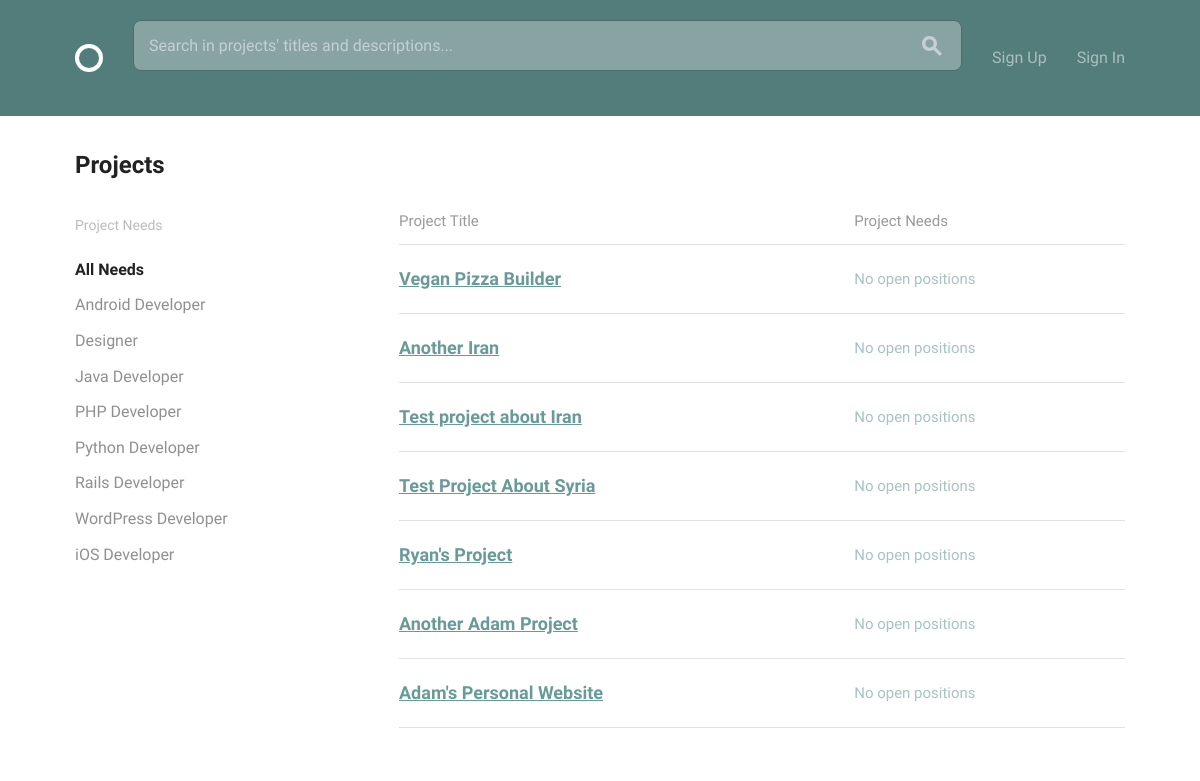
Before: / with the older database file.
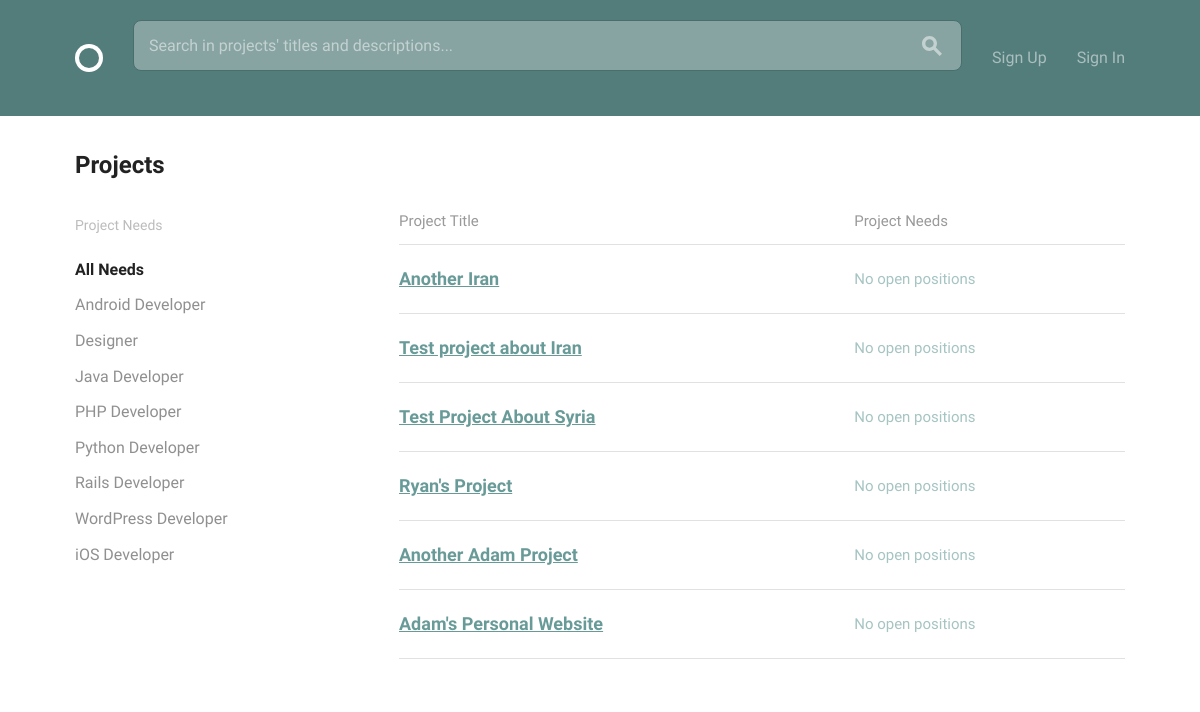
After: the same page with the newer database file.
### projects/models.py (models this page shows, shortened)
class Project(models.Model):
    owner = models.ForeignKey(settings.AUTH_USER_MODEL)
    created_at = models.DateTimeField(auto_now_add=True)
    title = models.CharField(max_length=200)
    description = models.TextField()
    requirements = models.TextField(blank=True)
    timeline = models.CharField(max_length=200, blank=True)
    complete = models.BooleanField(default=False)
    class Meta:
        ordering = ['-created_at']

### teambuilder/views.py (the view)
# urls.py: url(r'^$', views.HomeView.as_view(), name='home'),
class HomeView(generic.TemplateView):
    template_name = "projects/projects.html"
    def get_context_data(self, **kwargs):
        context = super().get_context_data(**kwargs)
        context['projects'] = Project.objects.all()
        return context

### projects/templates/projects/projects.html (shortened to what this page needs)
{% extends "layout.html" %}
{% load static from staticfiles %}
{% block content %}
  <div class="bounds circle--page">
    <div class="circle--page--header circle--fluid">
      <div class="circle--fluid--cell circle--fluid--primary">
        <h2>Projects</h2>
      </div>
      <div class="circle--fluid--cell circle--fluid--secondary">
      </div>
    </div>
    <div class="grid-25">
      <div class="circle--filter circle--secondary--module">
        <h4>Project Needs</h4>
        <ul class="circle--filter--list">
          <li><a class="selected">All Needs</a></li>
          <li><a href="{% url 'projects:by_skill' skill='android' %}">Android Developer</a></li>
          <li><a href="{% url 'projects:by_skill' skill='designer' %}">Designer</a></li>
          <li><a href="{% url 'projects:by_skill' skill='java' %}">Java Developer</a></li>
          <li><a href="{% url 'projects:by_skill' skill='php' %}">PHP Developer</a></li>
          <li><a href="{% url 'projects:by_skill' skill='python' %}">Python Developer</a></li>
          <li><a href="{% url 'projects:by_skill' skill='rails' %}">Rails Developer</a></li>
          <li><a href="{% url 'projects:by_skill' skill='wordpress' %}">WordPress Developer</a></li>
          <li><a href="{% url 'projects:by_skill' skill='ios' %}">iOS Developer</a></li>
        </ul>
      </div>
    </div>
    <div class="grid-70 grid-push-5">
      <table class="u-full-width circle--table">
        <thead>
          <tr>
            <th>Project Title</th>
            <th class="circle--cell--right">Project Needs</th>
          </tr>
        </thead>
        <tbody>
        {% if projects %}
        {% for project in projects %}
                <tr class="clickable-row" data-href="#">
            <td>
        <a href="{% url 'projects:project_detail' project_pk=project.id %}"><h3>{{project.title}}</h3></a>
            </td>
            <td class="circle--cell--right">
                 {% if project.open_positions %}
                      {{ project.open_positions|join:", " }}
                      {% else %}No open positions
                      {% endif %}
            </td>
          </tr>
        {% endfor %}
        {% else %}
        <p>There are no projects to display.</p>
        {% endif %}
        </tbody>
      </table>
    </div>
  </div>
{% endblock %}

Changed rows visible on the page:
removed Project: title "Vegan Pizza Builder"
